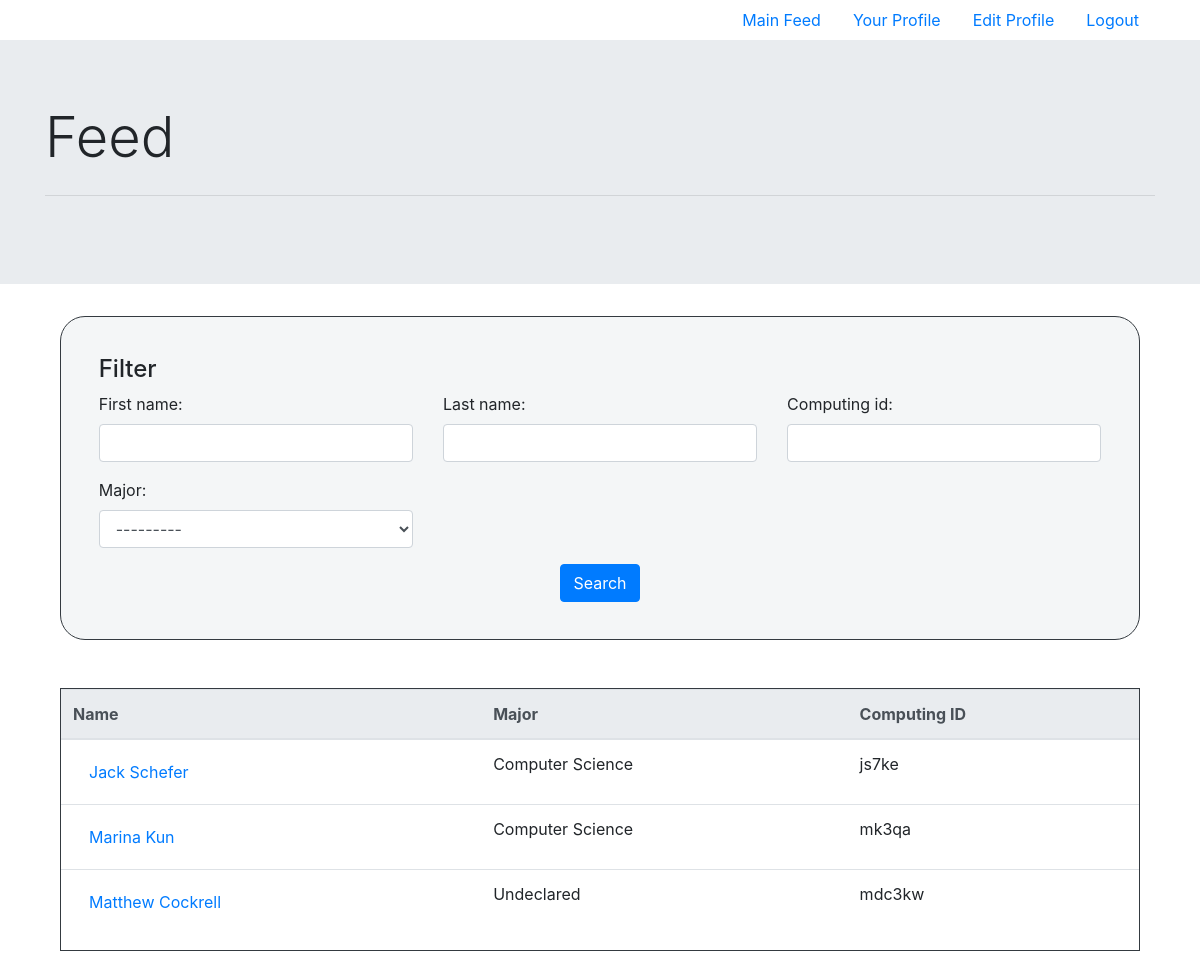
The app's page /feed (signed in), older data.
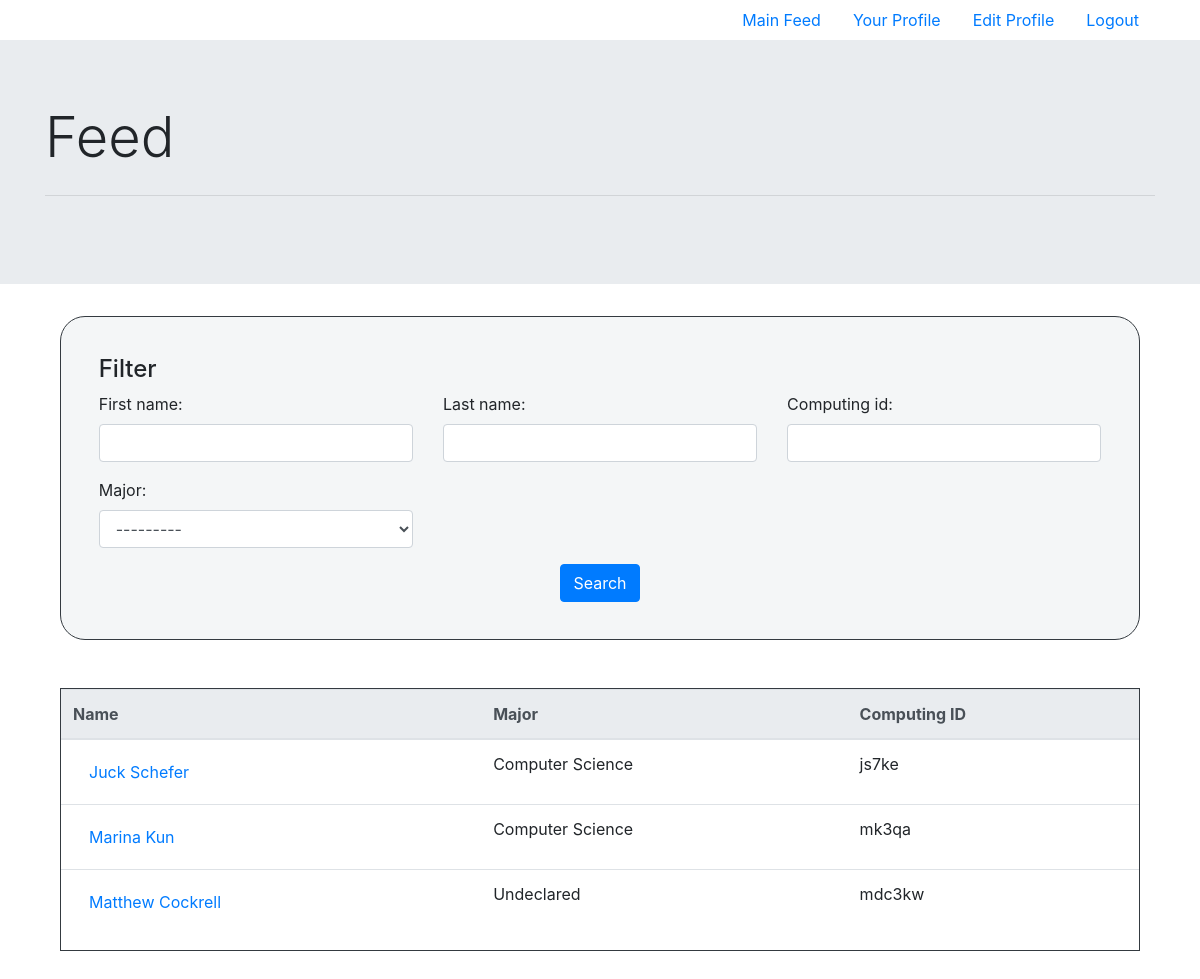
The same page, newer data.
### login/models.py (models this page shows, shortened)
class Profile(models.Model):
    user = models.OneToOneField(User, on_delete=models.CASCADE)
    first_name = models.CharField(max_length=50, default='')
    last_name = models.CharField(max_length=50, default='')
    graduation_year = models.PositiveSmallIntegerField(default=2000)
    major = models.CharField(max_length=100, choices=UVA_MAJOR_CHOICES, default='Undeclared')
    computing_id = models.CharField(max_length=7, default = '')
    courses = models.ManyToManyField(Course)

### pages/views.py (the view)
# urls.py: url('feed', login_required(views.search), name='feed'),
def search(request):
    profile_list = Profile.objects.all()
    profile_filter = ProfileFilter(request.GET, queryset=profile_list)
    return render(request, 'pages/profile_list.html', {'filter': profile_filter})

### pages/templates/pages/profile_list.html (shortened to what this page needs)
{% extends 'pages/authenticated.html' %} {% block content %} {% load widget_tweaks %}
<div>
	<div class="jumbotron jumbotron-fluid">
		<div class="container">
			<h1 class="display-4">Feed</h1>
			<hr class="my-4">
		</div>
	</div>
	<div style="padding-left: 5%; padding-right: 5%">
		<form method="get">
			<div class="well" style="background: #f4f6f7; border-radius:25px; border: 1px solid #343a40">
				<div class="well-form" style=" margin:3.5%;">
					<h4 style="margin-top: 0">Filter</h4>
					<div class="row">
						<div class="form-group col-sm-4 col-md-4">
							{{ filter.form.first_name.label_tag}} {% render_field filter.form.first_name class="form-control" %}
						</div>
						<div class="form-group col-sm-4 col-md-4">
							{{ filter.form.last_name.label_tag}} {% render_field filter.form.last_name class="form-control" %}
						</div>
						<div class="form-group col-sm-4 col-md-4">
							{{ filter.form.computing_id.label_tag}} {% render_field filter.form.computing_id class="form-control" %}
						</div>
						<div class="form-group col-sm-4 col-md-4">
							{{ filter.form.major.label_tag}} {% render_field filter.form.major class="form-control" %}
						</div>
					</div>
					<center>
						<button type="submit" class="btn btn-primary">
							 Search </button>
					</center>
				</div>
			</div>
		</form>
		<br>
		<div style="border: 1px solid #343a40; margin-bottom: 50px">
			<table class=" table table-hover ">
				<thead class="thead-light">
					<tr>
						<th> Name</th>
						<th> Major</th>
						<th> Computing ID</th>
					</tr>
				</thead>
				<tbody>
					{% for profile in filter.qs %}
					<tr>
						<td>
							<a class="nav-link " href="{% url 'pages:profile' %}/{{profile.user}} ">{{profile.first_name}} {{profile.last_name}}</a>
						</td>
						<td>
							{{profile.major}}
						</td>
						<td>
							{{profile.computing_id}}
						</td>
					</tr>
					{% empty %}
					<tr>
						<td colspan="5 ">No data</td>
					</tr>
					{% endfor %}
				</tbody>
			</table>
		</div>
	</div>
</div>
{% endblock %}

Row changes from the older to the newer data that the page shows:
changed Profile "Schefer": first_name "Jack" → "Juck"
